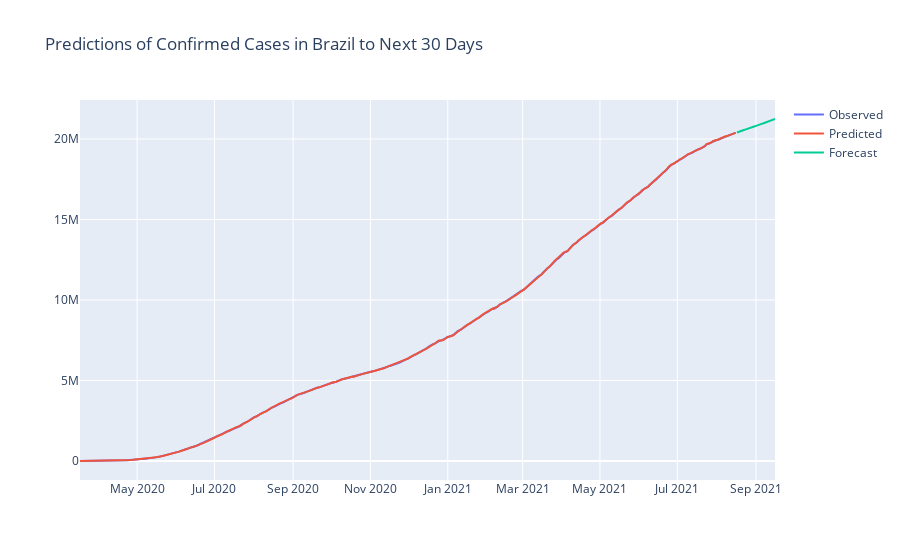

Notebook cell for this chart:
### Code cell
fig = go.Figure(go.Scatter(
    x=confirmed.index, y=confirmed, name='Observed'
))

fig.add_trace(go.Scatter(
    x=confirmed.index, y=model.predict_in_sample(), name='Predicted'
))

fig.add_trace(go.Scatter(
    x=pd.date_range('2021-08-17', '2021-09-17'), y=model.predict(31), name='Forecast'
))

fig.update_layout(title='Predictions of Confirmed Cases in Brazil to Next 30 Days')
fig.show()

### Figure 1 — Plotly figure (JSON) as saved in the notebook; plotly's stock layout.template omitted (floating-point values rounded to 4 significant figures; data arrays with more than 128 entries replaced by an {"elided": "..."} marker saying what was removed)
{"data": [{"name": "Observed", "type": "scatter", "x": {"elided": "518 str values"}, "y": {"elided": "518 int values"}}, {"name": "Predicted", "type": "scatter", "x": {"elided": "518 str values"}, "y": {"elided": "518 float values"}}, {"name": "Forecast", "type": "scatter", "x": ["2021-08-17T00:00:00", "2021-08-18T00:00:00", "2021-08-19T00:00:00", "2021-08-20T00:00:00", "2021-08-21T00:00:00", "2021-08-22T00:00:00", "2021-08-23T00:00:00", "2021-08-24T00:00:00", "2021-08-25T00:00:00", "2021-08-26T00:00:00", "2021-08-27T00:00:00", "2021-08-28T00:00:00", "2021-08-29T00:00:00", "2021-08-30T00:00:00", "2021-08-31T00:00:00", "2021-09-01T00:00:00", "2021-09-02T00:00:00", "2021-09-03T00:00:00", "2021-09-04T00:00:00", "2021-09-05T00:00:00", "2021-09-06T00:00:00", "2021-09-07T00:00:00", "2021-09-08T00:00:00", "2021-09-09T00:00:00", "2021-09-10T00:00:00", "2021-09-11T00:00:00", "2021-09-12T00:00:00", "2021-09-13T00:00:00", "2021-09-14T00:00:00", "2021-09-15T00:00:00", "2021-09-16T00:00:00", "2021-09-17T00:00:00"], "y": [20400000.0, 20440000.0, 20480000.0, 20510000.0, 20540000.0, 20560000.0, 20570000.0, 20590000.0, 20630000.0, 20670000.0, 20700000.0, 20730000.0, 20750000.0, 20760000.0, 20790000.0, 20820000.0, 20860000.0, 20890000.0, 20920000.0, 20940000.0, 20960000.0, 20980000.0, 21010000.0, 21050000.0, 21090000.0, 21110000.0, 21130000.0, 21150000.0, 21170000.0, 21200000.0, 21240000.0]}], "layout": {"title": {"text": "Predictions of Confirmed Cases in Brazil to Next 30 Days"}}}
